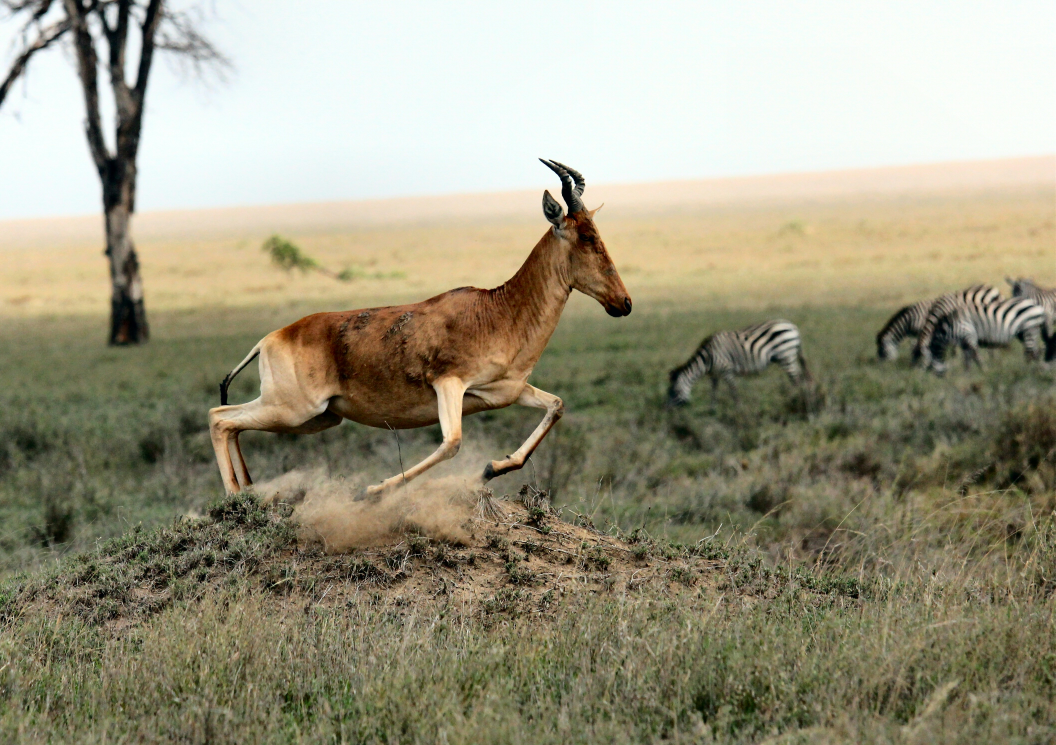
#> input picture images/input/antilope.jpg, 4221 x 2980 px, found by its file name (shown at 1/4 size)
$ python test.py
#> lines starting #> are read from the running program, lines starting #| are printed output that depends on the picture
### utils.py
import cv2 as cv
import numpy as np

def resize(image):
    # max size
    max_size = 720

    h, w = image.shape[:2]

    scale = max_size / max(h, w)

    new_w = int(w * scale)
    new_h = int(h * scale)
    resized = cv.resize(image, (new_w, new_h), interpolation=cv.INTER_AREA)
    return resized


def grayscale(img):
    b = img[:, :, 0] * 0.114
    g = img[:, :, 1] * 0.587
    r = img[:, :, 2] * 0.299

    gray = b + g + r

    return gray.astype(np.uint8)

def displayImage(image, winname = "image output", saveimage = False, nameoutput = ""):
    cv.imshow(winname, image)
    cv.waitKey(0)
    cv.destroyAllWindows()

    if saveimage and not nameoutput == "":
        cv.imwrite("src/images/output" + nameoutput, image)

# [9 lines left out: function contrast, not called in this run]

### filter.py
import numpy as np
import cv2
# [66 lines left out: function convolve, not called in this run]
import numpy as np

def gaussian_filter(image, ksize=5, sigma=1.0):
    filtered = cv2.GaussianBlur(image, (ksize, ksize), sigma)
    return filtered

### sobeloperator.py
import cv2 as cv
import numpy as np
import math

#using sobel operators
#the image is in grayscale
def get_magnitudes(image):
    row, column = image.shape
    print(f"row: {row} column: {column}")

    #Kernels:
    Gx = np.matrix([
        [-1,0,1],
        [-2,0,2],
        [-1,0,1]
    ])

    Gy = np.matrix([
        [-1,-2,-1],
        [0,0,0],
        [1,2,1]
    ])


    outputX = np.zeros((row,column), dtype = np.float64) #initialize matrix output
    outputY = np.zeros((row, column), dtype = np.float64)


    print("Covolving kernel with the image...")
    for i in range(row):
        for j in range(column):
            weight = 0
            startX = j - 1 #a difference of 1
            startY = i - 1 #a difference of 1

            #Gx
            for k in range(3): #rows kernel
                for m in range(3): #columns kernel
                    if(not(startY+k < 0 or startY+k >= row or startX+m < 0 or startX+m >= column)): #bounding
                        weight += image[startY+k, startX+m] * Gx[k,m]

            #print("///////////////////////////")
            outputX[i,j] = weight

            weight = 0

            #Gy
            for m in range(3): #columns kernel
                for k in range(3): #rows kernel
                    if(not(startY+k < 0 or startY+k >= row or startX+m < 0 or startX+m >= column)): #bounding
                        weight += image[startY+k, startX+m] * Gy[k,m]

            outputY[i,j] = weight

            weight = 0

    #magnitudes = np.zeros((row,column), dtype = np.float64)

    """
    #Compute magnitude and threshold:
    print("Computing magnitude and threshold...")
    threshold = 0
    for i in range(row):
        for j in range(column):
            magnitudes[i,j] = (outputX[i,j]**2 + outputY[i,j]**2)**0.5
            threshold += magnitudes[i,j]


    threshold = int(threshold/(row*column))

    magnitudes = magnitudes.astype(np.int64)

    print("setting image... ")

    #threshold = 100
    for i in range(row):
        for j in range(column):
            if magnitudes[i,j] > threshold:
                #print(f"{magnitudes[i,j]}   {threshold}")
                magnitudes[i,j] = 0 #255
            else:
                magnitudes[i,j] = 255 #0

    """
    return outputX, outputY

def get_gradient_features(image):
    rows, columns = image.shape

    magnitude_x, magnitude_y = get_magnitudes(image) #getting magnitudes

    gradient_magnitude = np.zeros((rows, columns), dtype = np.float64)          #initialize matrix called gradient_magnitude
    gradient_orientation = np.zeros((rows, columns), dtype = np.float64)        #initialize matrix called gradient_orientation

    #Compute gradient magnitude and gradient orientation

    for i in range(rows):
        for j in range(columns):
            gradient_magnitude[i,j] = (magnitude_x[i,j]**2 + magnitude_y[i,j]**2)**0.5 ##gRADIENT MAGNITUDE
            gradient_orientation[i,j] = math.atan2(magnitude_y[i,j], magnitude_x[i,j])
                 ##GRADIENT ORIENTATION

    gradient_magnitude = gradient_magnitude.astype(dtype = np.int64)        #**parse matrix from float to integers ¿¿unsinged??
    gradient_orientation = gradient_orientation.astype(dtype = np.int64)        #**parse matrix from float to integers ¿¿unsinged??

    return gradient_magnitude, gradient_orientation

def get_threshold(gradient_magnitude):
    rows, columns = gradient_magnitude.shape

    threshold = 0
    for i in range(rows):
        for j in range(columns):
            threshold += gradient_magnitude[i,j]

    return int(threshold/(rows*columns))


def detect_edges(gradient_magnitude, threshold):
    rows, columns = gradient_magnitude.shape

    for i in range(rows):
        for j in range(columns):
            if gradient_magnitude[i,j] > threshold:
                #print(f"{magnitudes[i,j]}   {threshold}")
                gradient_magnitude[i,j] = gradient_magnitude[i,j] #255
            else:
                gradient_magnitude[i,j] = 0 #0

    return gradient_magnitude

### edgesutils.py
from utils import displayImage
import numpy as np
import cv2

def thin_edges(gradient_magnitude, gradient_orientation, threshold):#only works for degrees format
    rows, columns = gradient_magnitude.shape


    for i in range(rows):
        for j in range(columns):
            degree = gradient_orientation[i,j]

            if gradient_magnitude[i,j] < threshold:
                gradient_magnitude[i,j] = 0
            else:

                if degree >= 0 and degree < 30: #right direction
                    deltax = 1
                    deltay = 0
                elif degree >= 30 and degree < 60:
                    deltax = 1
                    deltay = -1
                elif degree >= 60 and degree < 120:
                    deltax = 0
                    deltay = 1
                elif degree >= 120 and degree < 150:
                    deltax = -1
                    deltay = -1
                elif degree >= 150 and degree < 180:
                    deltax = -1
                    deltay = 0
                elif degree < 0 and degree <= 30:
                    deltax = 1
                    deltay = 0
                elif degree < 30 and degree <= 60:
                    deltax = 1
                    deltay = 1
                elif degree < 60 and degree <= 120:
                    deltax = 0
                    deltay = -1
                elif degree < 120 and degree <= 150:
                    deltax = -1
                    deltay = 1
                elif degree < 150 and degree <= 180:
                    deltax = -1
                    deltay = 0

                if i+deltay >= 0 and i+deltay < rows and j+deltax >=0 and j+deltax<columns:
                    a = gradient_magnitude[i+deltay,j+deltax]
                else: a = -10000

                if i-deltay >= 0 and i-deltay < rows and j-deltax >=0 and j-deltax<columns:
                    b = gradient_magnitude[i-deltay,j-deltax] #the opposite direction (flip signs)
                else: b = -10000

                current = gradient_magnitude[i,j]

                if a < current and b < current:
                    gradient_magnitude[i,j] = current
                else:
                    if i+deltay >= 0 and i+deltay < rows and j+deltax >=0 and j+deltax<columns:
                        gradient_magnitude[i+deltay,j+deltax] = 0
                    if i-deltay >= 0 and i-deltay < rows and j-deltax >=0 and j-deltax<columns:
                        gradient_magnitude[i-deltay,j-deltax] = 0

    return gradient_magnitude

# [5 lines left out: function get_thresholds, not called in this run]


def sharp_edges(gradient_magnitude):
    rows, columns = gradient_magnitude.shape

    print(f"sharpedges: geradient magnitudes: {gradient_magnitude}")

    #dummy variables for the moment
    high_threshold, low_threshold = get_thresholds2(gradient_magnitude)


    #high_threshold = 255
    #low_threshold = high_threshold*(1/3)

    image = np.zeros((rows, columns), dtype = np.uint8) #intialized final image.

    for i in range(rows):
        for j in range(columns):
            magnitude = gradient_magnitude[i,j]

            if magnitude != 0:
                #Double Threshold:
                if magnitude >= high_threshold:
                    magnitude = 255
                elif magnitude >= low_threshold and magnitude < high_threshold:
                    if is_strong_edge(gradient_magnitude, high_threshold, i, j):
                        magnitude = 255
                    else: magnitude = 0
                else: magnitude = 0

            image[i,j] = magnitude

    return image

def is_strong_edge(gradient_magnitude, high_threshold, i, j):
    rows, columns = gradient_magnitude.shape

    startX = j - 1 #a difference of 1
    startY = i - 1 #a difference of 1

    k = 0
    m = 0
    strong_edge = False

    while k < 3 and strong_edge == False:
        while m < 3 and strong_edge == False:
            if not(startY+k < 0 or startY+k >= rows or startX+m < 0 or startX+m >= columns): #bounding
                if gradient_magnitude[startY+k, startX+m] >= high_threshold:
                    strong_edge = True

            m += 1
        k += 1

    return strong_edge


'''
def tracking_edges(image):
    rows, columns = image.shape

    for i in range(rows):
        for j in range(columns):
            startX = j - 1 #a difference of 1
            startY = i - 1 #a difference of 1

            k = 0
            m = 0
            weak_edge = False
            while k < 3 and image[i,j] != 255:
                while m < 3 and image[i,j] != 255:
                    if(not(startY+k < 0 or startY+k >= rows or startX+m < 0 or startX+m >= columns)): #bounding
                        if image[startY+k, startX+m] == 255:
                           image[i,j] == 255
                           weak_edge = True
                    m += 1

                if(weak_edge):
                    image[i,j] = 0

                k += 1

    return image
'''


def get_thresholds2(gradient_magnitude, low_ratio=0.05, high_ratio=0.15):
    nonzero = gradient_magnitude[gradient_magnitude > 0]
    if nonzero.size == 0:
        return 0, 0

    high_threshold = np.percentile(nonzero, 100 * (1 - high_ratio))
    low_threshold = high_threshold * low_ratio / high_ratio

    return high_threshold, low_threshold

### test.py
import numpy as np
import cv2 as cv

import utils
import gaussianfilter
import sobeloperator
import math
import edgesutils
import filter


img = cv.imread("src/images/input/antilope.jpg")
#> img is the input picture: shape (2980, 4221, 3); mean B, G, R 128.2, 151.1, 155.7

img = utils.resize(img)

#edges = cv.Canny(img, low_threshold = 80, high_threshold = 160)
#utils.displayImage(edges)

kernel = np.array([0.25,0.5,0.25])

grayimage = utils.grayscale(img)
#> in grayscale, `gray = b + g + r`:
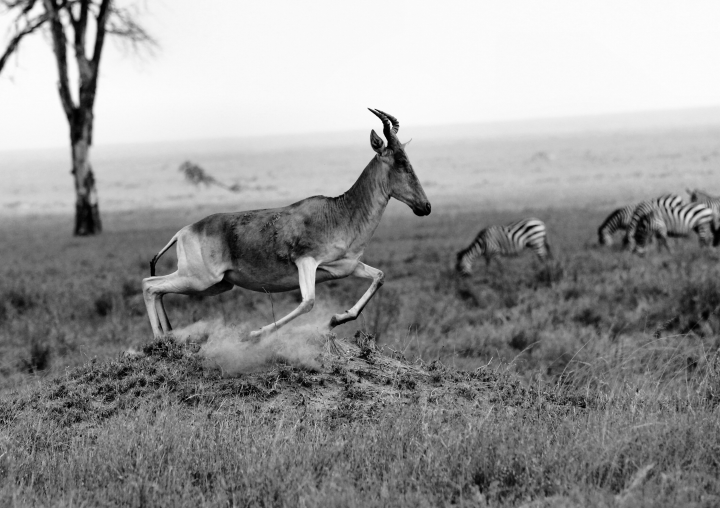
#> gray: shape (508, 720) float64; min 0.342, max 253.3, mean 149.9

filteredimage = filter.gaussian_filter(grayimage,ksize = 5, sigma = 1)
# [6 lines of commented-out code are left out]

utils.displayImage(filteredimage, "filtered")

# [7 lines of commented-out code are left out]

gradient_magnitude, gradient_orientation = sobeloperator.get_gradient_features(filteredimage)
#| row: 508 column: 720
#> after the loop in get_magnitudes, `for i in range(row):`:
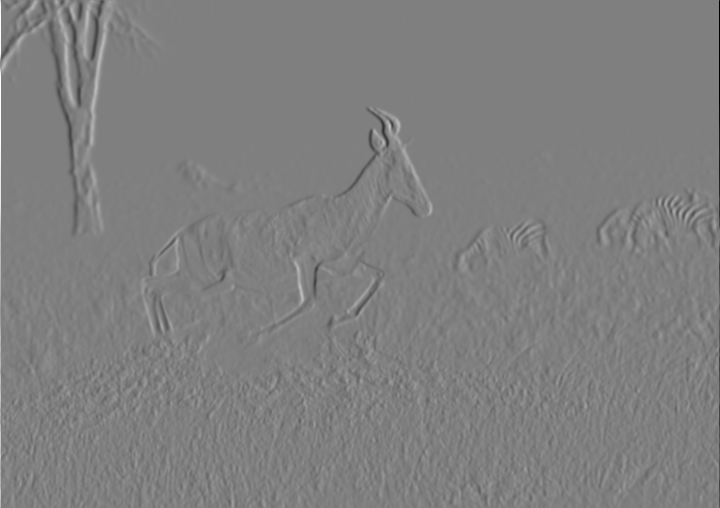
#> outputX: shape (508, 720) float64; min -1008, max 1004, mean -0.1; drawn with min black and max white
#> after the loop in get_magnitudes, `for i in range(row):`:
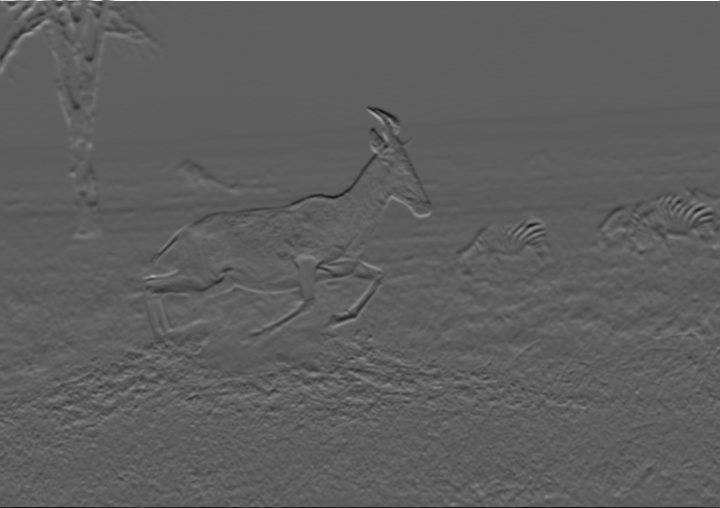
#> outputY: shape (508, 720) float64; min -597, max 1004, mean -0.9; drawn with min black and max white
#> in get_gradient_features, `gradient_orientation = gradient_orientation.astype(dtype = np.int64)`:
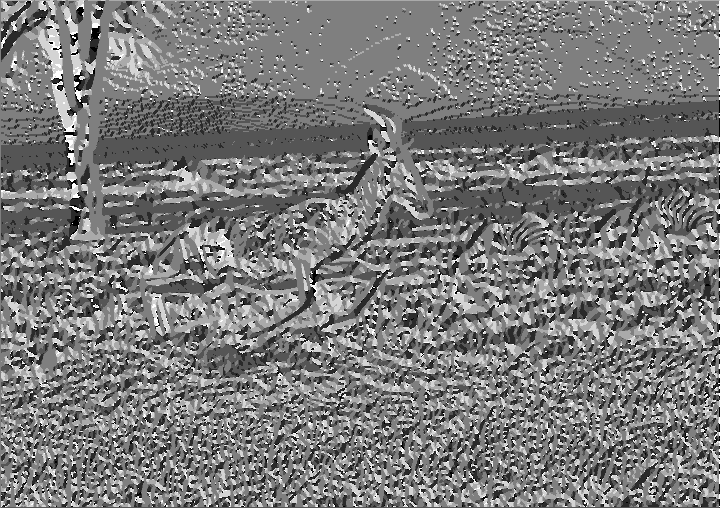
#> gradient_orientation: shape (508, 720) int64; min -3, max 3, mean -0.124; drawn with min black and max white

threshold = sobeloperator.get_threshold(gradient_magnitude)
#> after the loop in get_threshold, `for i in range(rows):`: threshold = 16427671
#> threshold = 44

newimage = sobeloperator.detect_edges(gradient_magnitude, threshold)


gradient_orientation = np.degrees(gradient_orientation)

gradient_orientation = gradient_orientation.astype(dtype = np.int64)
print(gradient_orientation)
#> (printed output is left out)


#preimage = sobeloperator.detect_edges(gradient_magnitude, threshold)
#preimage = preimage.astype(dtype = np.uint8)
#utils.displayImage(preimage, "image using sobel kernels")

newimage = edgesutils.thin_edges(gradient_magnitude, gradient_orientation, threshold)
#> after the loop in thin_edges, `for i in range(rows):`:
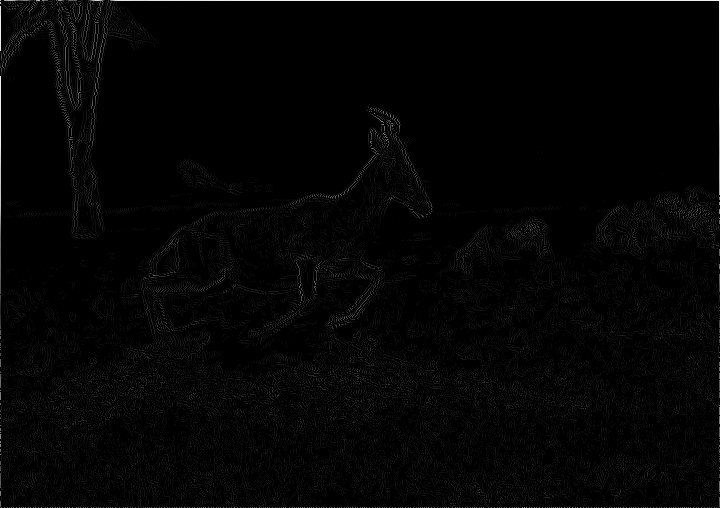
#> gradient_magnitude: shape (508, 720) int64; min 0, max 1064, mean 16.3; drawn with min black and max white
newimage = newimage.astype(np.uint8)
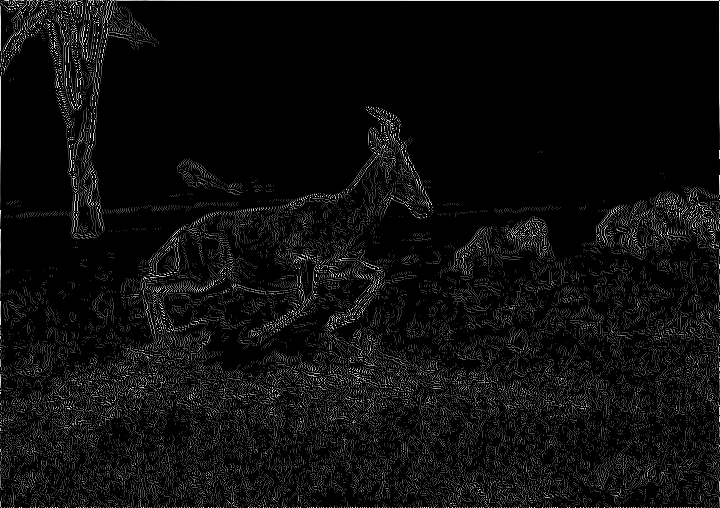
#> newimage: shape (508, 720); min 0, max 255, mean 12.7

#utils.displayImage(newimage)

print(f"in main gradient magnitude: {newimage}")
#> (printed output is left out)
finalimage = edgesutils.sharp_edges(newimage)
#> (printed output is left out)
#> in get_thresholds2, `high_threshold = np.percentile(nonzero, 100 * (1 - high_ratio))`: high_threshold = 113
#> in get_thresholds2, `low_threshold = high_threshold * low_ratio / high_ratio`: low_threshold = 37.67
#> in sharp_edges, `high_threshold, low_threshold = get_thresholds2(gradient_magnitude)`: high_threshold = 113; low_threshold = 37.67
#> after the loop in sharp_edges, `for i in range(rows):`:
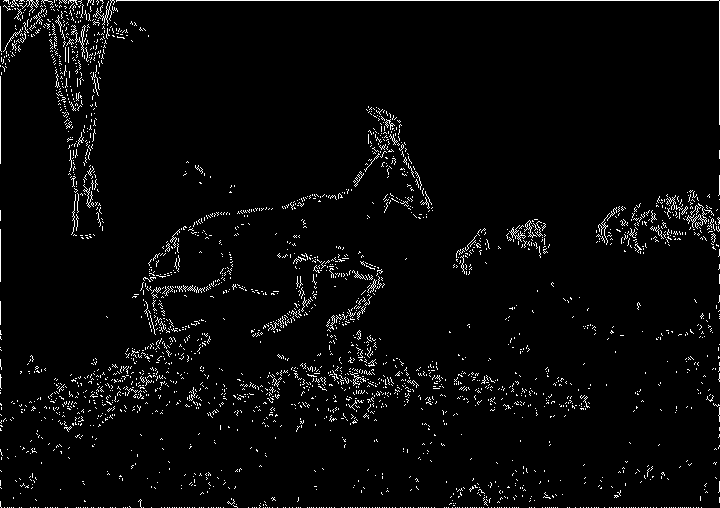
#> image: shape (508, 720); 3.2% white in thin lines or dots

#finalimage = edgesutils.contrast(finalimage)

#print(f"after contrasting: {finalimage}")

utils.displayImage(finalimage, "After sharping", False, "antilope.jpg")

print(f"after sharping: {finalimage}")
#> (printed output is left out)

#finalimage = edgesutils.tracking_edges(finalimage)

#utils.displayImage(finalimage, "final image,", True, "finalimage.png")
#utils.displayImage(newimage, "image after thin the edges")

$ run again, with images/input/panda-rojo.png saved as images/input/antilope.jpg
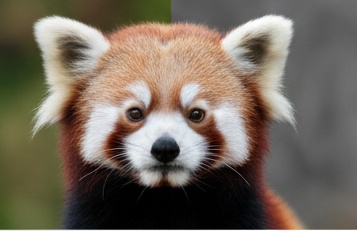
#> input picture images/input/panda-rojo.png, 357 x 231 px, found by its file name
#> img is the input picture: shape (231, 357, 3); mean B, G, R 92.3, 104.7, 114.9
#| row: 465 column: 720
#> in get_gradient_features, `gradient_orientation = gradient_orientation.astype(dtype = np.int64)`:
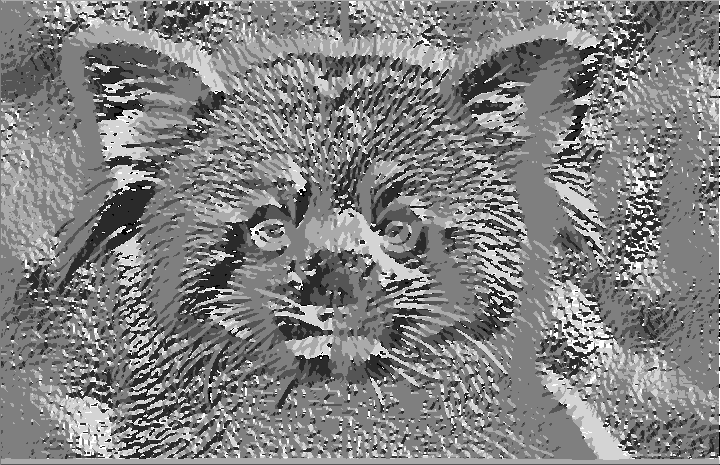
#> gradient_orientation: shape (465, 720) int64; min -3, max 3, mean 0.0334; drawn with min black and max white
#> after the loop in get_threshold, `for i in range(rows):`: threshold = 9567914
#> `threshold = sobeloperator.get_threshold(gradient_magnitude)`: threshold = 28
#> (printed output is left out)
#> (printed output is left out)
#> (printed output is left out)
#> in get_thresholds2, `high_threshold = np.percentile(nonzero, 100 * (1 - high_ratio))`: high_threshold = 96
#> in get_thresholds2, `low_threshold = high_threshold * low_ratio / high_ratio`: low_threshold = 32
#> in sharp_edges, `high_threshold, low_threshold = get_thresholds2(gradient_magnitude)`: high_threshold = 96; low_threshold = 32
#> after the loop in sharp_edges, `for i in range(rows):`:
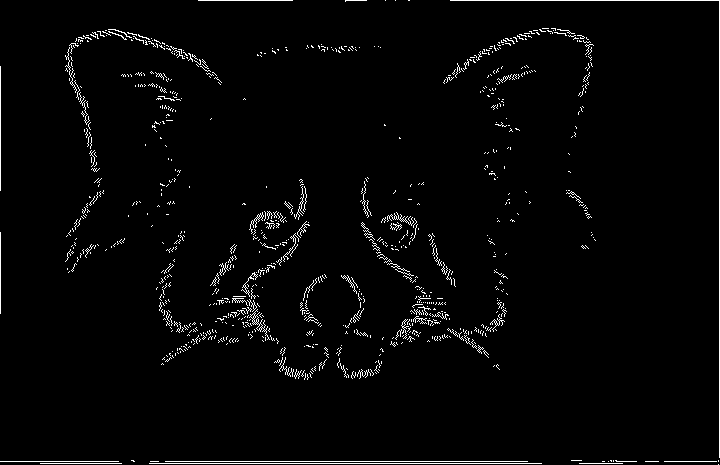
#> image: shape (465, 720); 2.4% white in thin lines or dots
#> (printed output is left out)
